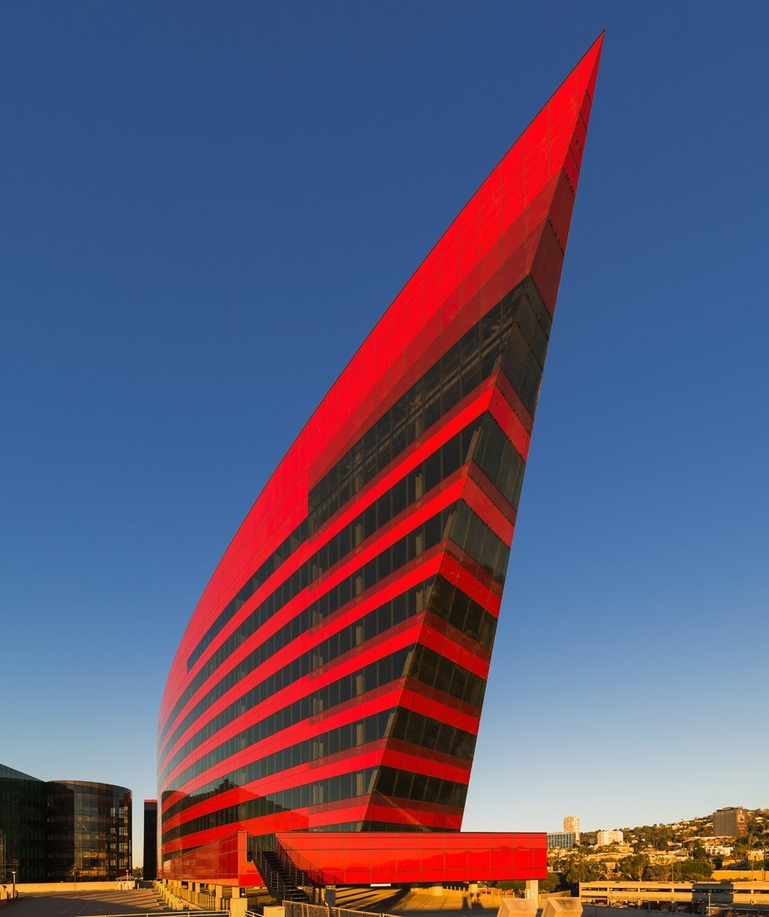
#> input picture CVbook/ch1/building.jpg, 769 x 917 px, shrunk from 923 x 1100 before the run
$ python Exer3.py
#> lines starting #> are read from the running program, lines starting #| are printed output that depends on the picture
# this exercise an histogram equalization using a quotient image.
# this is obtained by dividing the image with a blurred version

from PIL import Image
import numpy as np
from scipy.ndimage import filters
from matplotlib import pyplot as plt

im = np.array(Image.open('building.jpg').convert('L'))
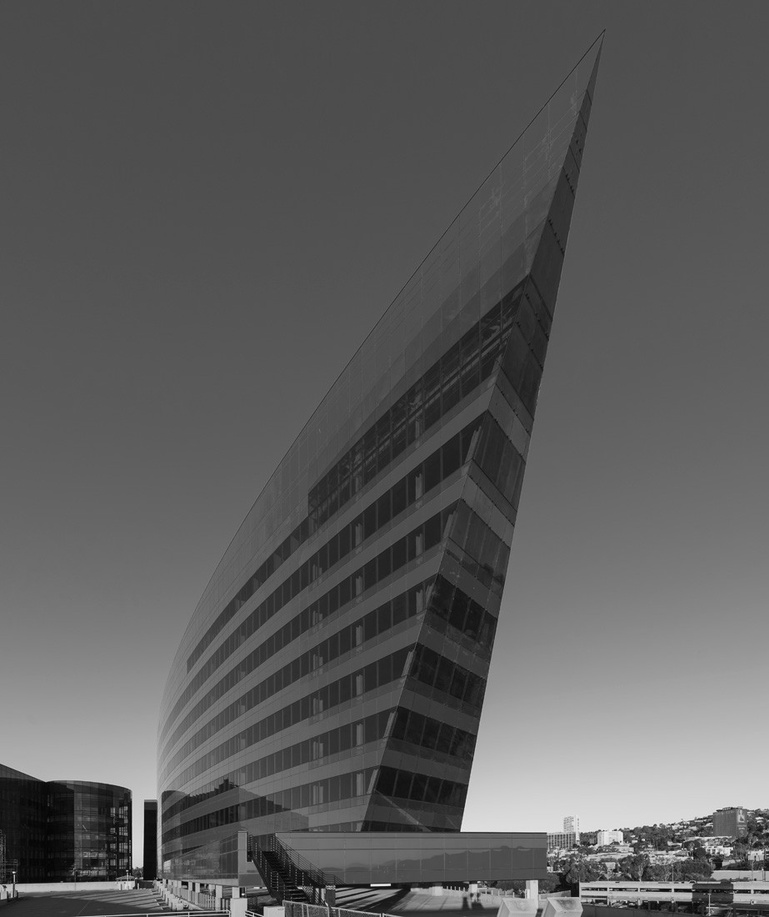
#> im: shape (917, 769); min 2, max 249, mean 92.7

# The second argument defines the standard deviation in the gaussian kernel
im2 = filters.gaussian_filter(im,10)
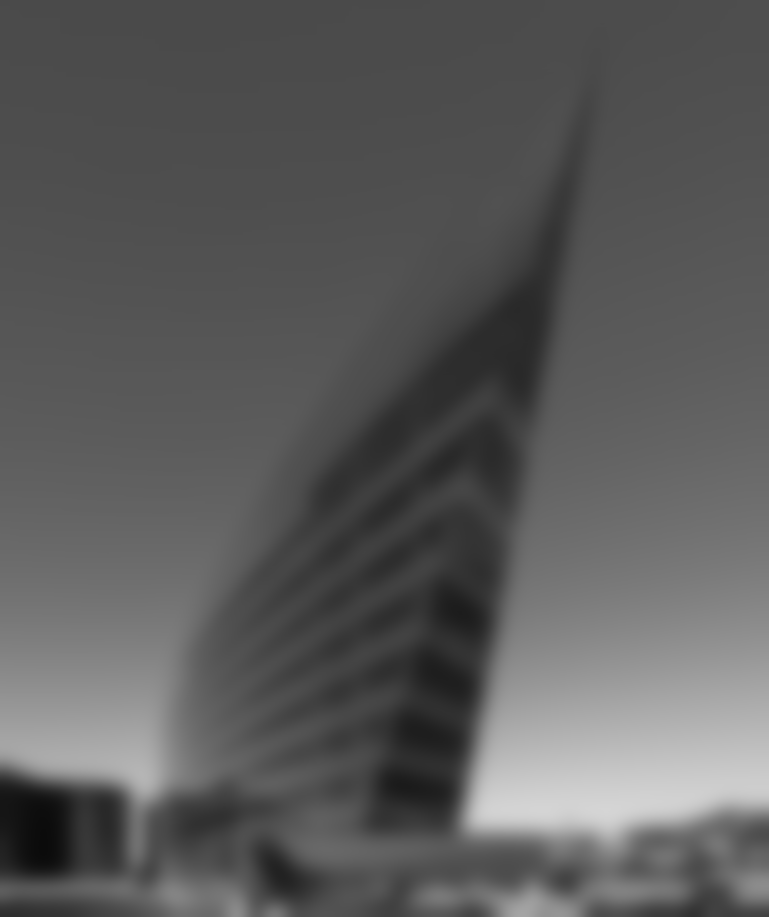
#> im2: shape (917, 769); min 11, max 213, mean 91.7
im3 = filters.gaussian_filter(im,20)

HistEqIM = im/im2
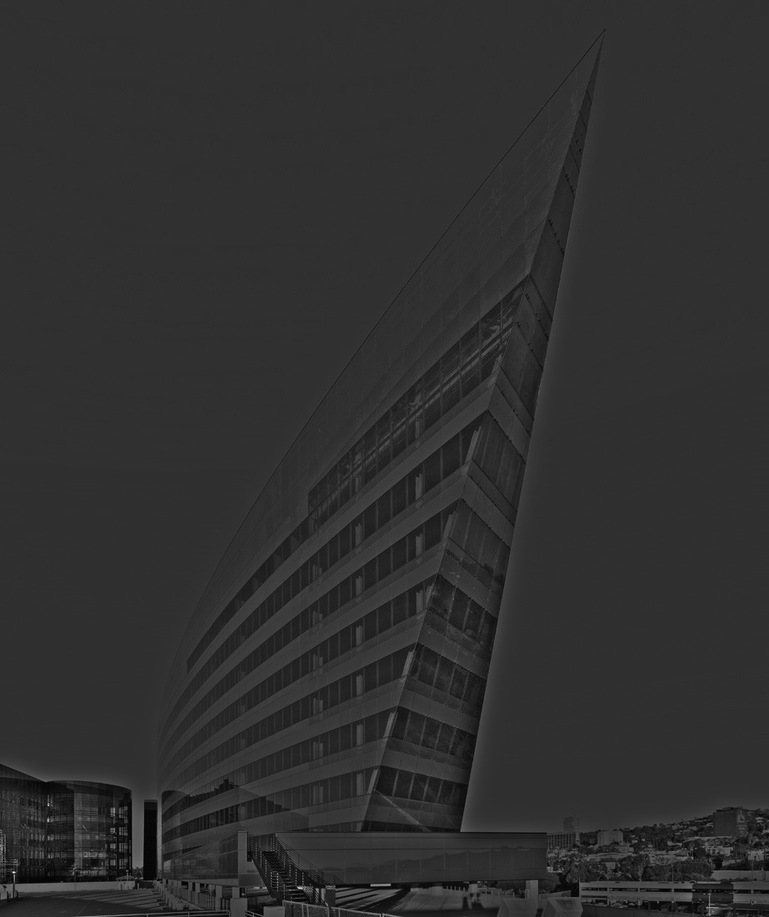
#> HistEqIM: shape (917, 769) float64; min 0.025, max 5.26, mean 1; drawn with min black and max white
HistEqIM2 = im/im3

plt.gray()
plt.subplot(131), plt.imshow(im),plt.title('Original Image')
plt.axis('off')
plt.subplot(132), plt.imshow(HistEqIM) ,plt.title('std = 10 Blur')
plt.axis('off')
plt.subplot(133), plt.imshow(HistEqIM2),plt.title('std = 20 Blur')
plt.axis('off')
plt.show()
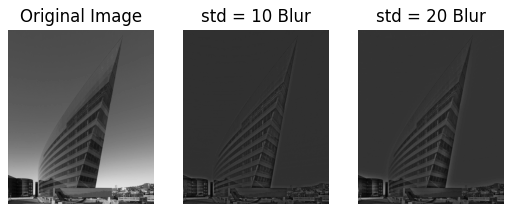
#> figure drawn by matplotlib, 3 panels
